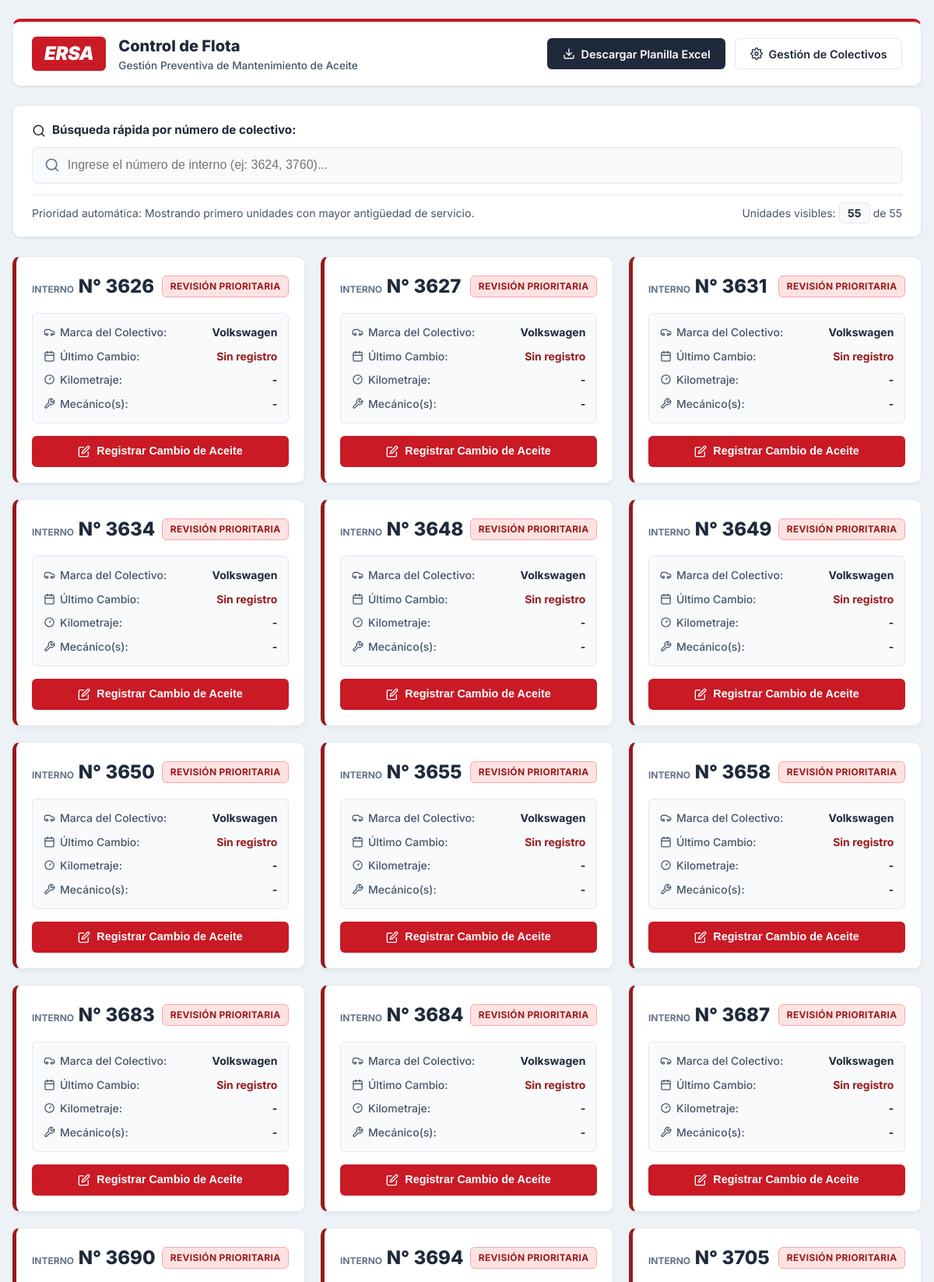
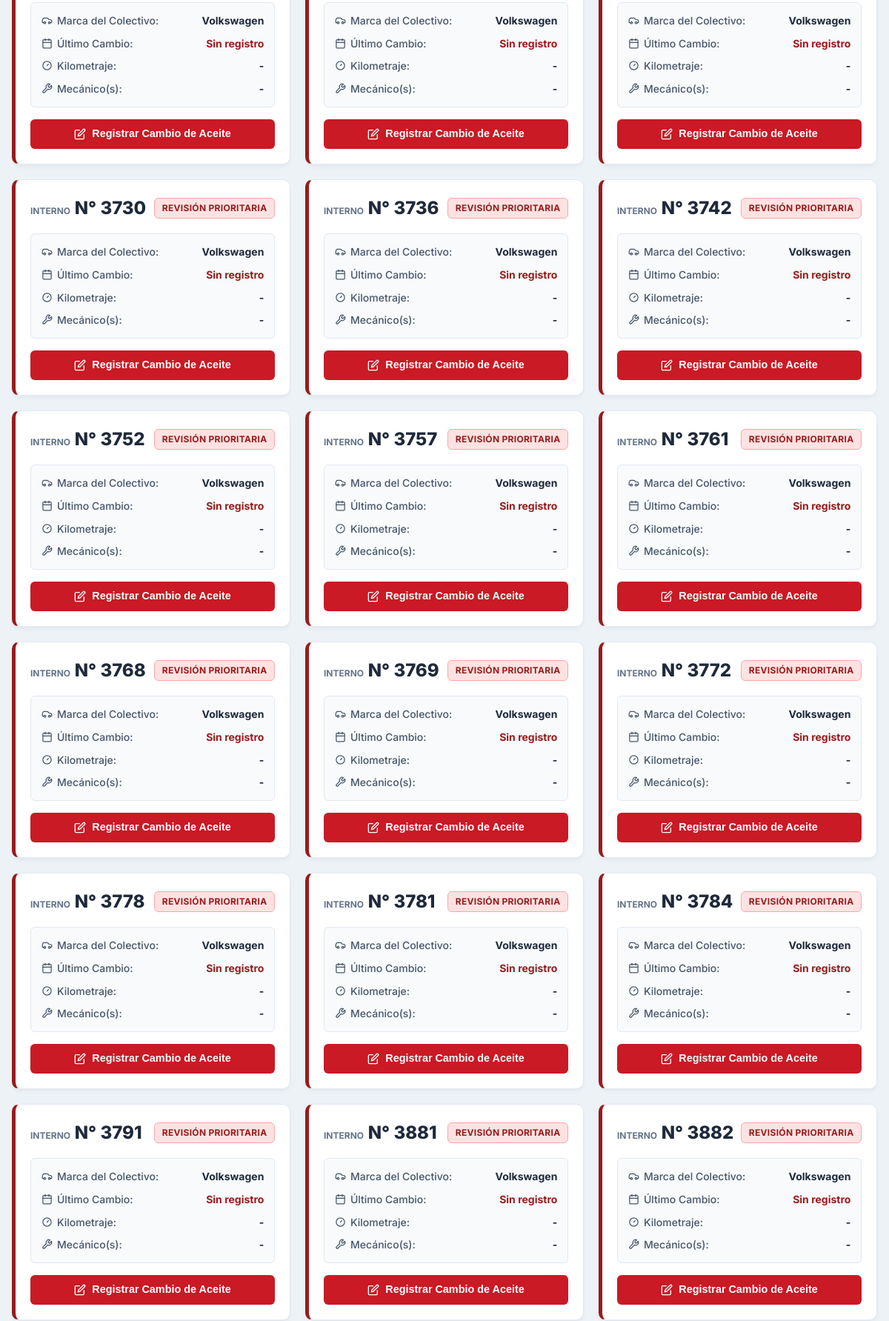
The page / (upper part) on the database its author committed (2 pictures, top to bottom).
### tables this page shows
CREATE TABLE IF NOT EXISTS `internos` (
  `id` INT AUTO_INCREMENT PRIMARY KEY,
  `numero_interno` VARCHAR(20) NOT NULL UNIQUE,
  `marca` VARCHAR(50) NOT NULL DEFAULT 'Volkswagen',
  `creado_en` DATETIME DEFAULT CURRENT_TIMESTAMP
);

### index.php (the view, shortened to what this page needs)
<?php
try {
    $db = getDBConnection();
    $sql = "SELECT
                i.id,
                i.numero_interno,
                COALESCE(i.marca, 'Volkswagen') AS marca,
                h.fecha_cambio AS ultimo_cambio_fecha,
                h.kilometraje AS ultimo_kilometraje,
                h.mecanicos AS ultimo_mecanicos
            FROM internos i
            LEFT JOIN (
                SELECT hc1.*
                FROM historial_cambios hc1
                INNER JOIN (
                    SELECT interno_id, MAX(fecha_cambio) as max_fecha, MAX(id) as max_id
                    FROM historial_cambios
                    GROUP BY interno_id
                ) hc2 ON hc1.interno_id = hc2.interno_id AND hc1.id = hc2.max_id
            ) h ON i.id = h.interno_id
            ORDER BY
                CASE WHEN h.fecha_cambio IS NULL THEN 0 ELSE 1 END ASC,
                h.fecha_cambio ASC,
                CAST(i.numero_interno AS UNSIGNED) ASC";
    $stmt = $db->query($sql);
    $internos = $stmt->fetchAll();
    $totalInternos = count($internos);
} catch (Exception $e) {
    $errorBD = "No se pudo conectar a la base de datos: " . $e->getMessage();
    $internos = [];
    $totalInternos = 0;
}
?>
<!DOCTYPE html>
<html lang="es">
<head>
    <link rel="stylesheet" href="assets/css/styles.css">
</head>
<body>
    <div class="app-container">
        <header class="header-navbar">
            <div class="brand-container">
                <div class="brand-logo-ersa">ERSA</div>
                <div class="brand-text-container">
                    <h1 class="brand-title">Control de Flota</h1>
                    <p class="brand-subtitle">Gestión Preventiva de Mantenimiento de Aceite</p>
                </div>
            </div>
            <div class="nav-actions">
                <a href="exportar_excel.php" class="btn btn-dark" title="Descargar planilla Excel">
                    <svg width="16" height="16" viewBox="0 0 24 24" fill="none" stroke="currentColor" stroke-width="2" stroke-linecap="round" stroke-linejoin="round"><path d="M21 15v4a2 2 0 0 1-2 2H5a2 2 0 0 1-2-2v-4"/><polyline points="7 10 12 15 17 10"/><line x1="12" y1="15" x2="12" y2="3"/></svg>
                    Descargar Planilla Excel
                </a>
                <a href="configuracion.php" class="btn btn-secondary" title="Gestión de Colectivos">
                    Gestión de Colectivos
                </a>
            </div>
        </header>
        <section class="search-section">
            <label class="search-title" for="searchInterno">
                <svg width="18" height="18" viewBox="0 0 24 24" fill="none" stroke="currentColor" stroke-width="2" stroke-linecap="round" stroke-linejoin="round"><circle cx="11" cy="11" r="8"/><line x1="21" y1="21" x2="16.65" y2="16.65"/></svg>
                Búsqueda rápida por número de colectivo:
            </label>
            <div class="search-box-large">
                <input type="text"
                       id="searchInterno"
                       class="search-input-large"
                       placeholder="Ingrese el número de interno (ej: 3624, 3760)..."
                       autocomplete="off">
            </div>
            <div class="stats-bar">
                <span>Prioridad automática: Mostrando primero unidades con mayor antigüedad de servicio.</span>
                <div>
                    Unidades visibles: <span class="stat-pill" id="visibleCount"><?php echo $totalInternos; ?></span> de <?php echo $totalInternos; ?>
                </div>
            </div>
        </section>
        <main class="internos-grid" id="gridInternos">
            <?php foreach ($internos as $item): ?>
                <?php
                    $id = $item['id'];
                    $numero = htmlspecialchars($item['numero_interno']);
                    $marca = htmlspecialchars($item['marca']);
                    $fecha = $item['ultimo_cambio_fecha'];
                    $km = $item['ultimo_kilometraje'];
                    $mecanicos = htmlspecialchars($item['ultimo_mecanicos'] ?? '');
                    $prioridadClass = 'prioridad-alta';
                    $badgeText = 'Revisión Prioritaria';
                    if ($fecha) {
                        $fechaObj = new DateTime($fecha);
                        $hoyObj = new DateTime();
                        $diasTranscurridos = $hoyObj->diff($fechaObj)->days;
                        if ($diasTranscurridos > 90) {
                            $prioridadClass = 'prioridad-alta';
                            $badgeText = 'Prioridad Alta (' . $diasTranscurridos . ' días)';
                        } elseif ($diasTranscurridos > 45) {
                            $prioridadClass = 'prioridad-media';
                            $badgeText = 'Atención (' . $diasTranscurridos . ' días)';
                        } else {
                            $prioridadClass = 'al-dia';
                            $badgeText = 'Al Día (' . $diasTranscurridos . ' días)';
                        }
                    }
                ?>
                <article class="interno-card <?php echo $prioridadClass; ?>" data-numero="<?php echo $numero; ?>" data-id="<?php echo $id; ?>">
                    <div class="card-header">
                        <div class="interno-number-box">
                            <span class="interno-label">Interno</span>
                            <span class="interno-number">N° <?php echo $numero; ?></span>
                        </div>
                        <span class="badge-estado <?php echo $prioridadClass; ?>">
                            <?php echo $badgeText; ?>
                        </span>
                    </div>
                    <div class="card-body-details">
                        <div class="data-row">
                            <span class="data-label">
                                Marca del Colectivo:
                            </span>
                            <span class="data-value">
                                <?php echo $marca; ?>
                            </span>
                        </div>
                        <div class="data-row">
                            <span class="data-label">
                                <svg width="15" height="15" viewBox="0 0 24 24" fill="none" stroke="currentColor" stroke-width="2" stroke-linecap="round" stroke-linejoin="round"><rect x="3" y="4" width="18" height="18" rx="2" ry="2"/><line x1="16" y1="2" x2="16" y2="6"/><line x1="8" y1="2" x2="8" y2="6"/><line x1="3" y1="10" x2="21" y2="10"/></svg>
                                Último Cambio:
                            </span>
                            <span class="data-value <?php echo !$fecha ? 'urgente' : ''; ?>">
                                <?php echo $fecha ? date('d/m/Y', strtotime($fecha)) : 'Sin registro'; ?>
                            </span>
                        </div>
                        <div class="data-row">
                            <span class="data-label">
                                <svg width="15" height="15" viewBox="0 0 24 24" fill="none" stroke="currentColor" stroke-width="2" stroke-linecap="round" stroke-linejoin="round"><circle cx="12" cy="12" r="9"/><path d="M12 12l3-3"/></svg>
                                Kilometraje:
                            </span>
                            <span class="data-value">
                                <?php echo $km ? number_format($km, 0, ',', '.') . ' Km' : '-'; ?>
                            </span>
                        </div>
                        <div class="data-row">
                            <span class="data-label">
                                <svg width="15" height="15" viewBox="0 0 24 24" fill="none" stroke="currentColor" stroke-width="2" stroke-linecap="round" stroke-linejoin="round"><path d="M14.7 6.3a1 1 0 0 0 0 1.4l1.6 1.6a1 1 0 0 0 1.4 0l3.77-3.77a6 6 0 0 1-7.94 7.94l-6.91 6.91a2.12 2.12 0 0 1-3-3l6.91-6.91a6 6 0 0 1 7.94-7.94l-3.76 3.76z"/></svg>
                                Mecánico(s):
                            </span>
                            <span class="data-value" style="max-width: 130px; overflow: hidden; text-overflow: ellipsis; white-space: nowrap;">
                                <?php echo $mecanicos ?: '-'; ?>
                            </span>
                        </div>
                    </div>
                    <div>
                        <button class="btn btn-primary btn-open-modal"
                                style="width: 100%;"
                                data-id="<?php echo $id; ?>"
                                data-numero="<?php echo $numero; ?>"
                                data-ultimo-km="<?php echo $km ?: 0; ?>">
                            <svg width="16" height="16" viewBox="0 0 24 24" fill="none" stroke="currentColor" stroke-width="2" stroke-linecap="round" stroke-linejoin="round"><path d="M11 4H4a2 2 0 0 0-2 2v14a2 2 0 0 0 2 2h14a2 2 0 0 0 2-2v-7"/><path d="M18.5 2.5a2.121 2.121 0 0 1 3 3L12 15l-4 1 1-4 9.5-9.5z"/></svg>
                            Registrar Cambio de Aceite
                        </button>
                    </div>
                </article>
            <?php endforeach; ?>
        </main>
    </div>
</body>
</html>

### rows shown on the page
internos: numero_interno "3626", badgeText "REVISIÓN PRIORITARIA", marca "Volkswagen", mecanicos "-"
internos: numero_interno "3627", badgeText "REVISIÓN PRIORITARIA", marca "Volkswagen", mecanicos "-"
internos: numero_interno "3631", badgeText "REVISIÓN PRIORITARIA", marca "Volkswagen", mecanicos "-"
internos: numero_interno "3634", badgeText "REVISIÓN PRIORITARIA", marca "Volkswagen", mecanicos "-"
internos: numero_interno "3648", badgeText "REVISIÓN PRIORITARIA", marca "Volkswagen", mecanicos "-"
internos: numero_interno "3649", badgeText "REVISIÓN PRIORITARIA", marca "Volkswagen", mecanicos "-"
internos: numero_interno "3650", badgeText "REVISIÓN PRIORITARIA", marca "Volkswagen", mecanicos "-"
internos: numero_interno "3655", badgeText "REVISIÓN PRIORITARIA", marca "Volkswagen", mecanicos "-"
internos: numero_interno "3658", badgeText "REVISIÓN PRIORITARIA", marca "Volkswagen", mecanicos "-"
internos: numero_interno "3683", badgeText "REVISIÓN PRIORITARIA", marca "Volkswagen", mecanicos "-"
internos: numero_interno "3684", badgeText "REVISIÓN PRIORITARIA", marca "Volkswagen", mecanicos "-"
internos: numero_interno "3687", badgeText "REVISIÓN PRIORITARIA", marca "Volkswagen", mecanicos "-"
internos: numero_interno "3690", badgeText "REVISIÓN PRIORITARIA", marca "Volkswagen", mecanicos "-"
internos: numero_interno "3694", badgeText "REVISIÓN PRIORITARIA", marca "Volkswagen", mecanicos "-"
internos: numero_interno "3705", badgeText "REVISIÓN PRIORITARIA", marca "Volkswagen", mecanicos "-"
internos: numero_interno "3730", badgeText "REVISIÓN PRIORITARIA", marca "Volkswagen", mecanicos "-"
internos: numero_interno "3736", badgeText "REVISIÓN PRIORITARIA", marca "Volkswagen", mecanicos "-"
internos: numero_interno "3742", badgeText "REVISIÓN PRIORITARIA", marca "Volkswagen", mecanicos "-"
internos: numero_interno "3752", badgeText "REVISIÓN PRIORITARIA", marca "Volkswagen", mecanicos "-"
internos: numero_interno "3757", badgeText "REVISIÓN PRIORITARIA", marca "Volkswagen", mecanicos "-"
internos: numero_interno "3761", badgeText "REVISIÓN PRIORITARIA", marca "Volkswagen", mecanicos "-"
internos: numero_interno "3768", badgeText "REVISIÓN PRIORITARIA", marca "Volkswagen", mecanicos "-"
internos: numero_interno "3769", badgeText "REVISIÓN PRIORITARIA", marca "Volkswagen", mecanicos "-"
internos: numero_interno "3772", badgeText "REVISIÓN PRIORITARIA", marca "Volkswagen", mecanicos "-"
internos: numero_interno "3778", badgeText "REVISIÓN PRIORITARIA", marca "Volkswagen", mecanicos "-"
internos: numero_interno "3781", badgeText "REVISIÓN PRIORITARIA", marca "Volkswagen", mecanicos "-"
internos: numero_interno "3784", badgeText "REVISIÓN PRIORITARIA", marca "Volkswagen", mecanicos "-"
internos: numero_interno "3791", badgeText "REVISIÓN PRIORITARIA", marca "Volkswagen", mecanicos "-"
internos: numero_interno "3881", badgeText "REVISIÓN PRIORITARIA", marca "Volkswagen", mecanicos "-"
internos: numero_interno "3882", badgeText "REVISIÓN PRIORITARIA", marca "Volkswagen", mecanicos "-"

### other values the page prints
$totalInternos "55"
